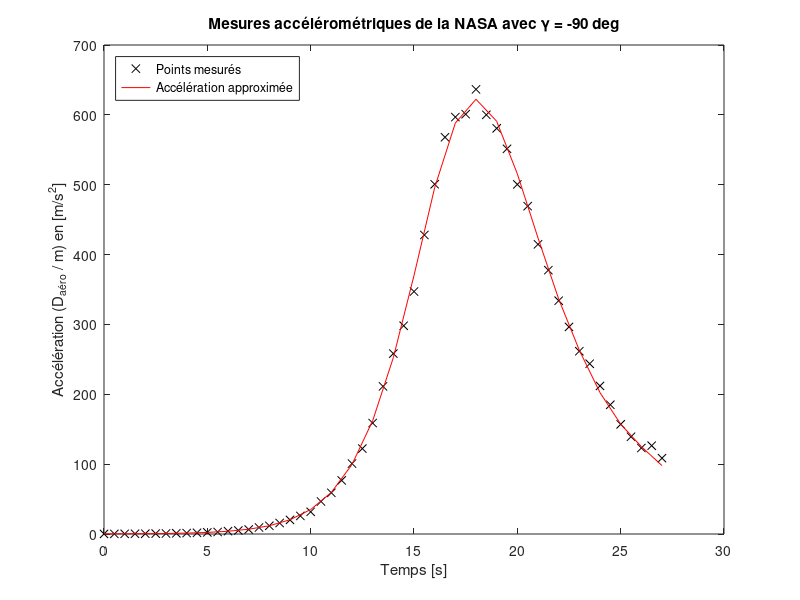
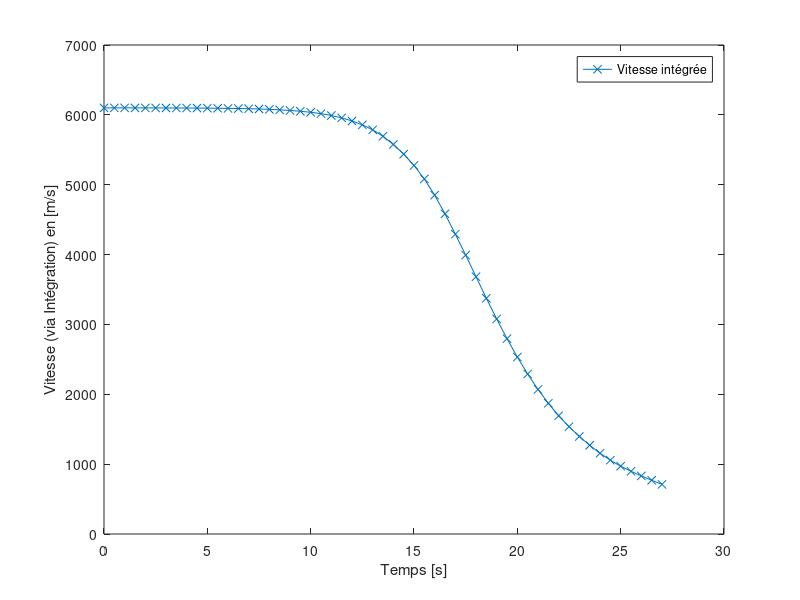
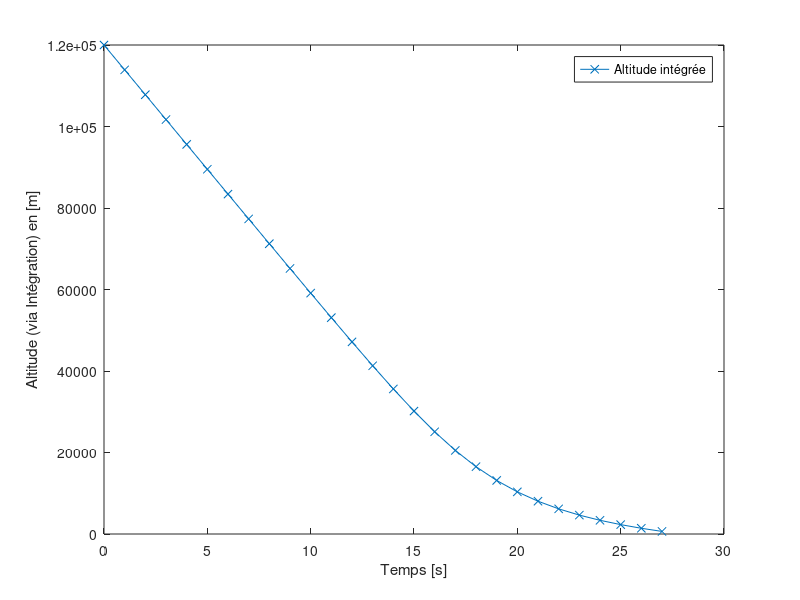
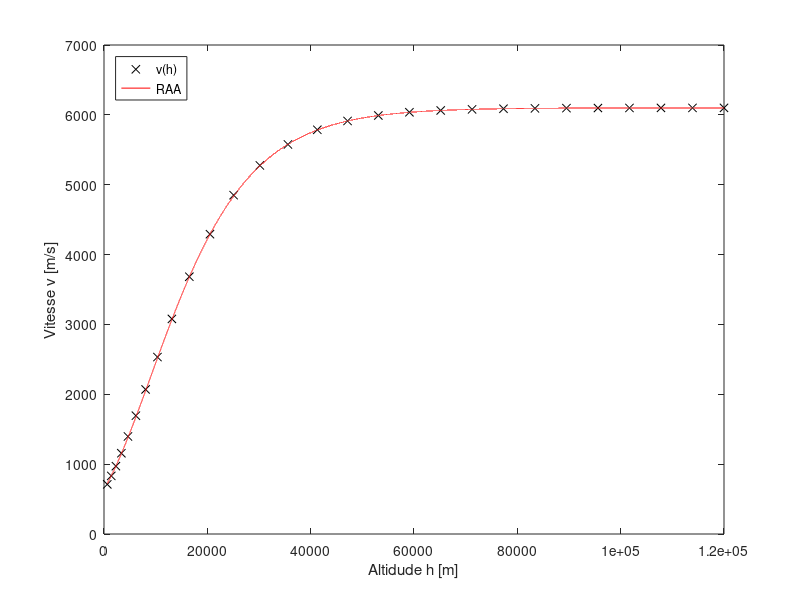

Write the MATLAB code that produced these figures, in order. (Note: this script raises an error after producing the figures.)
clc
clear all
close all

load Accelero_Data_from_NASA

% ======== Paramètres ========  %
% NOTE : Mettre tout les angles en RADIANS dans les équations

m = 50;                 % kg            Masse de la capsule)
J = 1.5;                % kg-m^2        Inertie de la capsule)
R_mars = 3397e3;        % m             Rayon de mars
mu_mars = 42830e9;      % m^3/s^2       Paramètre grav. de Mars
%rho0 = ???             % ???           Densité atmosphérique à h0
%hs = ???               % ???           Facteur d'échelle de la densité
S = 0.8;                % m^2           Surface aéro. de la capsule
d = 0.05;               % m             Dimension aéro. de la capsule
CD0 = 1.2;              %               Coefficient de la trainée
CLa = 0.8;              %               Coefficient de la portance
CMa = -0.07;            %               Coefficient de couple
CMq = -0.05;            %               Coefficient d'amortissement
CMd = 0.1;              %               Coefficient de volet aéro.

% ======== Condition intiales ======== %

v_ini = 6100;           % m/s
gamma_ini = -20.5;      % deg       !!!
gamma_ini_rad = deg2rad(gamma_ini);
h_ini = 120000;         % m
s_ini = 0.0;            % deg       !!!
theta_ini = -80;        % deg       !!!
theta_ini_rad = deg2rad(theta_ini);
q_ini = 0.0;            % deg/s     !!!


% ======== Condition finales désirées ======== %

v_fin1 = 250;           % m/s       
v_fin2 = 300;           % m/s
h_fin = 10000;          % m

% ======== Contraintes ======== %

Delta_t_lim = 40;        % s
P_dyn_max = 9500;        % N/m^2
D_aero_max = 2650;       % N (pas dépasser ça plus que 40s)
% │theta_cmd│ < 60 deg


%% Résultat de la NASA

% ======== Condition intiales ======== %

v_ini_nasa = 6100;          % m/s
gamma_ini_nasa = -90;       % deg       
h_ini_nasa = 120000;        % m
s_ini_nasa = 0.0;           % deg       
theta_ini_nasa = -90;       % deg       
q_ini_nasa = 0.0;           % deg/s     


% ======== Bruit de mesure et Paramètre Balistique ======== %
sigma_n = 0.035;            % ??? car sigma_n((a_mes-a_approx)/a_mes) donc mult ???
B = CD0*S/m;                % m^2/kg

%% Identification

% Intégrons les données pour obtenir v(h). On cherche donc deux set de
% données qui donne des v et des h pour des temps identiques qu'on met
% ensemble par la suite. a->v par Trapeze et v->h par Simpson. Int

% 1. Trapèze:
v_trap(1) = 0;  %Initialisation du vecteur
dt = t(2)-t(1);
%dt = (t(end) - t(1))/length(t)
for n = 2:length(acc_mes)
    v_trap(n) = dt/2 * (acc_mes(1) + acc_mes(n) + 2*sum(acc_mes(2:n-1)));
end
v_trap = -v_trap + v_ini_nasa; % Pour ajouter la vitesse initiale à t = 0;

% Erreur sur trapeze
fpa_v = (acc_mes(2)-acc_mes(1))/dt; 
fpb_v = (acc_mes(end)-acc_mes(end-1))/dt; 
err_v = abs(dt^2/12 * (fpb_v - fpa_v));

% 2. Simpson:
h_simp(1) = 0;  %Initialisation du vecteur
t_simp(1) = t(1);
for n = 3:2:length(v_trap)
    h_simp((n-1)/2+1) = dt/3 * (-v_trap(1) + -v_trap(n) + 4*sum(-v_trap(2:2:n-1)) + 2*sum(-v_trap(3:2:n-1)));
    t_simp((n-1)/2+1) = t(n);
end
h_simp = h_simp + h_ini_nasa; % Pour ajouter la hauteur initiale à t = 0;

% Erreur sur Simpson
fpppa_h = ( -v_trap(4) - -3*v_trap(3) + -3*v_trap(2) - -v_trap(1) )/dt^3; 
fpppb_h = ( -v_trap(end) - -3*v_trap(end-1) + -3*v_trap(end-2) - -v_trap(end-3) )/dt^3;
err_h = abs(dt^4/180 * (fpppb_h - fpppa_h));

% Les paires de données sont donc v_trap(1:2:end) et h_simp pour t_simp (ou
% t(1:2:end)

% 3. Approximation à 2 paramètres:
Pdyn = acc_mes*m/(S*CD0);

Y = log(2*Pdyn(1:2:end)./(v_trap(1:2:end)'.^2));
X = h_simp';

b_m = inv([length(X),sum(X);sum(X),sum(X.^2)])*[sum(Y);sum(Y.*X)];

hs = -1/b_m(2)      % hs = 11100 [m] ou 1.11e4 [km] selon google
rho0 = exp(b_m(1))  % rho0 = 0.020 kg/m^3 selon google

% 4.  Calcul de l'erreur RMS et R2
% RMS
a_approx = (S*CD0)/m * 1/2*rho0*exp(-h_simp/hs).*v_trap(1:2:end).^2;
E = sum((a_approx-acc_mes(1:2:end)').^2);
RMS_a = sqrt(1/length(acc_mes(1:2:end)) * E)   % NOTE : RMS de l'acceleration

% NOTE : R2 TOUJOURS calculée dans le domaine linéaire (Y,X)
Y_calc = log(rho0*exp(-h_simp/hs));
R2 = sum((Y_calc-mean(Y)).^2)/sum((Y-mean(Y)).^2);


% 5. Comparaison avec bruit de l'accelerometre + RMS absolue (a_mes-a_approx)
% et (a_mes-a_approx)/a_mes

RMS_a_relatif = sqrt(1/length(acc_mes(1:2:end)) * sum((((a_approx-acc_mes(1:2:end)'))./acc_mes(1:2:end)').^2));

% Graphiques 
figure
plot(t,acc_mes,'kx')
hold on
plot(t_simp,a_approx,'r')
hold off
xlabel('Temps [s]')
ylabel('Accélération (D_{aéro} / m) en [m/s^2]')
legend('Points mesurés','Accélération approximée','Location','NorthWest')
title('Mesures accélérométriques de la NASA avec \gamma = -90 deg')

figure
plot(t,v_trap,'-x')
xlabel('Temps [s]')
ylabel('Vitesse (via Intégration) en [m/s]')
legend('Vitesse intégrée','Location','NorthEast')

figure
plot(t_simp,h_simp,'-x')
xlabel('Temps [s]')
ylabel('Altitude (via Intégration) en [m]')
legend('Altitude intégrée','Location','NorthEast')


%% Validation de la RAA
h_raa = linspace(h_simp(1),h_simp(end),1e5);

% RAA - v(h) 
rho_raa = rho0 * exp(-h_raa/hs);
rho_raa_ini = rho0 * exp(-h_ini_nasa/hs);
v_raa = v_ini_nasa * exp(1/2 * B * hs * (rho_raa - rho_raa_ini)/sind(gamma_ini_nasa));

% RAA - a(h) sans gravité
a_raa = 1/2 * rho_raa .* v_raa.^2 * S*CD0/m;

%Graphiques
figure
plot(h_simp,v_trap(1:2:end),'xk')
hold on
plot(h_raa,v_raa,'r')
hold off
xlabel('Altidude h [m]')
ylabel('Vitesse v [m/s]')
legend('v(h)','RAA','Location','NorthWest')

figure
plot(h_simp,acc_mes(1:2:end),'xk')
hold on
plot(h_raa,a_raa,'r')
hold off
xlabel('Altidude h [m]')
ylabel('Accélération [m/s^2]')
legend('a_{mes}(h)','RAA','Location','NorthEast')


%% Vérification des limites structurelle de la capsule

% Exprimons la courbe Pdyn avec RAA+gravité et appliquons Newton-Rhapson
% sur celui-ci. Note: Ce Pdyn sera en fonction de h et le delta_t_lim sera
% fait a partir du delta_h trouver par newton-rhapson.
 

% 0. Calcu de delta_v_aero
delta_v_aero1 = v_fin1 - sqrt(v_ini^2 + 2*mu_mars*(1/(h_fin+R_mars) - 1/(h_ini+R_mars)));
delta_v_aero2 = v_fin2 - sqrt(v_ini^2 + 2*mu_mars*(1/(h_fin+R_mars) - 1/(h_ini+R_mars)));

% 1. Calcul de l'angle gamma_ref pour les deux vitesse terminales
% Rho final utilisé dans les calculs de gamma ref
rho_fin = rho0*exp(-h_fin/hs);

% Calculs gamma refs
gamma_ref1 = asind(0.5*B*hs*(rho_fin - rho_raa_ini)/(log(1 + delta_v_aero1/v_ini))); 
gamma_ref2 = asind(0.5*B*hs*(rho_fin - rho_raa_ini)/(log(1 + delta_v_aero2/v_ini))); 

% Je refais les vecteurs de v avec la raa
v_raa_ref1 =  v_ini_nasa * exp((1/2) * B * hs * (rho_raa - rho_raa_ini)./sind(gamma_ref1));
v_raa_ref2 =  v_ini_nasa * exp((1/2) * B * hs * (rho_raa - rho_raa_ini)./sind(gamma_ref2));

% Pour vfin1 = 250 m/s
P_dyn_ref1 = (1/2)* rho_raa .* v_raa_ref1.^2;
D_aero_ref1 = P_dyn_ref1*S*CD0;
P_dyn_max1 = max(P_dyn_ref1); % ON EST GOOD C'EST EN BAS DE 9500
F_ref1 = D_aero_ref1 - D_aero_max;

% Pour vfin2 = 300 m/s
P_dyn_ref2 = (1/2)* rho_raa .* v_raa_ref2.^2;
D_aero_ref2 = P_dyn_ref2*S*CD0;
P_dyn_max2 = max(P_dyn_ref2); % ON EST GOOD C'EST EN BAS DE 9500

% Affichage des Daero en fonction de l'altitde
figure
plot(h_raa, D_aero_ref1)
hold on
plot(h_raa, ones(length(h_raa), 1)*D_aero_max)
title('Daero selon altitude :  vfin = 250 m/s')
xlabel('Altitude h [m]')
ylabel('Trainee Daero [N]') 
hold off

figure
plot(h_raa, D_aero_ref2)
hold on
plot(h_raa, ones(length(h_raa), 1)*D_aero_max)
title('Daero selon altitude :  vfin = 300 m/s')
xlabel('Altitude h [m]')
ylabel('Trainee Daero [N]') 
hold off


% 2. Newton-Raphson
tol = 1e-10; % Donnée dans guide étudiant

% =======================     VFIN1 = 250 m/s   ========================= %
% ===================     c'est avec gamma_ref_1   ====================== %
% points de départ des itérations, voir graph pour comprendre
h_vfin1_1 = 19000; 
h_vfin1_2 = 40000; 

% rho est fonction de h
rho_vfin1_1 = rho0 * exp(-h_vfin1_1/hs);
rho_vfin1_2 = rho0 * exp(-h_vfin1_2/hs);

% v aussi fonction de h (Pour RAA)
v_vfin1_1 = v_ini_nasa * exp(1/2*B*hs*(rho_vfin1_1 - rho_raa_ini)/sind(gamma_ref1));
v_vfin1_2 = v_ini_nasa * exp(1/2*B*hs*(rho_vfin1_2 - rho_raa_ini)/sind(gamma_ref1));

% donc Pdyn est fonction de h
Pdyn_vfin1_1 = (1/2)*rho_vfin1_1*v_vfin1_1^2;
Pdyn_vfin1_2 = (1/2)*rho_vfin1_2*v_vfin1_2^2;

% donc Daero aussi
D_aero_vfin1_1 = Pdyn_vfin1_1*S*CD0;
D_aero_vfin1_2 = Pdyn_vfin1_2*S*CD0;

% On veut les valeurs qui croisent Daero max
F_vfin1_1 = D_aero_vfin1_1 - D_aero_max;
F_vfin1_2 = D_aero_vfin1_2 - D_aero_max;

% Dérivée de Daero par rapport à h (un peu dégueulasse)
% Je l'ai split en parties
diff_rho_vfin1_1 = (-rho0/hs)*exp(-h_vfin1_1/hs);
diff_v2_vfin1_1 = ((-v_ini_nasa^2*B*hs*rho0)/(sind(gamma_ref1)*hs)) * exp(-h_vfin1_1/hs) * exp(B*hs*(rho_vfin1_1-rho_raa_ini)/sind(gamma_ref1));

diff_rho_vfin1_2 = (-rho0/hs)*exp(-h_vfin1_2/hs);
diff_v2_vfin1_2 = ((-v_ini_nasa^2*B*hs*rho0)/(sind(gamma_ref1)*hs)) * exp(-h_vfin1_2/hs) * exp(B*hs*(rho_vfin1_2-rho_raa_ini)/sind(gamma_ref1));

% Voici le résultat
D_vfin1_1 = (S*CD0/2)*(diff_rho_vfin1_1*v_vfin1_1^2 + diff_v2_vfin1_1*rho_vfin1_1);
D_vfin1_2 = (S*CD0/2)*(diff_rho_vfin1_1*v_vfin1_2^2 + diff_v2_vfin1_2*rho_vfin1_2);

% Itérations Newton Raphson
% Premier h 
count1 = 0;
while abs(F_vfin1_1) > tol
    % Nouveau h selon Newton-Raphson
    h_vfin1_1 = h_vfin1_1 - F_vfin1_1/D_vfin1_1;
    
    % Recalcul avec ce h -> rho -> v -> Pdyn -> Daero -> F ->dérivée Daero
    rho_vfin1_1 = rho0 * exp(-h_vfin1_1/hs);
    v_vfin1_1 = v_ini_nasa * exp(1/2*B*hs*(rho_vfin1_1 - rho_raa_ini)/sind(gamma_ref1));
    Pdyn_vfin1_1 = 1/2*rho_vfin1_1*v_vfin1_1^2;
    D_aero_vfin1_1 = Pdyn_vfin1_1*S*CD0;
    F_vfin1_1 = D_aero_vfin1_1 - D_aero_max;
    
    % Partie utilisée dans dérivée
    diff_rho_vfin1_1 = (-rho0/hs)*exp(-h_vfin1_1/hs);
    diff_v2_vfin1_1 = ((-v_ini_nasa^2*B*hs*rho0)/(sind(gamma_ref1)*hs)) * exp(-h_vfin1_1/hs) * exp(B*hs*(rho_vfin1_1-rho_raa_ini)/sind(gamma_ref1));
    
    D_vfin1_1 = (S*CD0/2)*(diff_rho_vfin1_1*v_vfin1_1^2 + diff_v2_vfin1_1*rho_vfin1_1);
    
    % Compteur pour éviter boucle infinie
    count1 = count1 + 1;
    if count1 > 500
        break;
    end
end

% Deuxieme h 
count2 = 0;
while abs(F_vfin1_2) > tol
    % Nouveau h selon Newton-Raphson
    h_vfin1_2 = h_vfin1_2 - F_vfin1_2/D_vfin1_2;
    
    % Recalcul avec ce h -> rho -> v -> Pdyn -> Daero -> F ->dérivée Daero
    rho_vfin1_2 = rho0 * exp(-h_vfin1_2/hs);
    v_vfin1_2 = v_ini_nasa * exp(1/2*B*hs*(rho_vfin1_2 - rho_raa_ini)/sind(gamma_ref1));
    Pdyn_vfin1_2 = 1/2*rho_vfin1_2*v_vfin1_2^2;
    D_aero_vfin1_2 = Pdyn_vfin1_2*S*CD0;
    F_vfin1_2 = D_aero_vfin1_2 - D_aero_max;
    
    % Partie utilisée dans dérivée
    diff_rho_vfin1_2 = (-rho0/hs)*exp(-h_vfin1_2/hs);
    diff_v2_vfin1_2 = ((-v_ini_nasa^2*B*hs*rho0)/(sind(gamma_ref1)*hs)) * exp(-h_vfin1_2/hs) * exp(B*hs*(rho_vfin1_2-rho_raa_ini)/sind(gamma_ref1));
    
    D_vfin1_2 = (S*CD0/2)*(diff_rho_vfin1_2*v_vfin1_2^2 + diff_v2_vfin1_2*rho_vfin1_2);
    
    % Compteur pour éviter boucle infinie
    count2 = count2 + 1;
    if count2 > 500
        break;
    end
end

% Vérification de la dérivée
for i = 1 : length(F_ref1)-1
    diff_approx(i) = (F_ref1(i+1) - F_ref1(i))/(h_raa(2)-h_raa(1));
    
    diff_rho = (-rho0/hs)*exp(-h_raa(i)/hs);
    diff_v2 = ((-B*hs*rho0*v_ini_nasa^2)/(sind(gamma_ref1)*hs)) * exp(-h_raa(i)/hs) * exp(B*hs*(rho_raa(i)-rho_raa_ini)/sind(gamma_ref1));
    
    D_NR1(i) = (S*CD0/2)*(diff_rho*v_raa_ref1(i)^2 + diff_v2*rho_raa(i));
end

% Graph dérivée et approximation 
figure
plot(h_raa(1:end-1), D_NR1)
hold on
plot(h_raa(1:end-1), diff_approx)
legend('Dérivée trouvée analytiquement', 'Dérivée approx.')
title('Comparaison des dérivées')

% =======================     VFIN1 = 300 m/s   ========================= %
% ===================     c'est avec gamma_ref_2   ====================== %
% points de départ des itérations, voir graph pour comprendre
h_vfin2_1 = 19000; 
h_vfin2_2 = 40000; 

% rho est fonction de h
rho_vfin2_1 = rho0 * exp(-h_vfin2_1/hs);
rho_vfin2_2 = rho0 * exp(-h_vfin2_2/hs);

% v aussi fonction de h (Pour RAA)
v_vfin2_1 = v_ini_nasa * exp(1/2*B*hs*(rho_vfin2_1 - rho_raa_ini)/sind(gamma_ref2));
v_vfin2_2 = v_ini_nasa * exp(1/2*B*hs*(rho_vfin2_2 - rho_raa_ini)/sind(gamma_ref2));

% donc Pdyn est fonction de h
Pdyn_vfin2_1 = (1/2)*rho_vfin2_1*v_vfin2_1^2;
Pdyn_vfin2_2 = (1/2)*rho_vfin2_2*v_vfin2_2^2;

% donc Daero aussi
D_aero_vfin2_1 = Pdyn_vfin2_1*S*CD0;
D_aero_vfin2_2 = Pdyn_vfin2_2*S*CD0;

% On veut les valeurs qui croisent Daero max
F_vfin2_1 = D_aero_vfin2_1 - D_aero_max;
F_vfin2_2 = D_aero_vfin2_2 - D_aero_max;

% Dérivée de Daero par rapport à h (un peu dégueulasse)
% Je l'ai split en parties
diff_rho_vfin2_1 = (-rho0/hs)*exp(-h_vfin2_1/hs);
diff_v2_vfin2_1 = ((-v_ini_nasa^2*B*hs*rho0)/(sind(gamma_ref2)*hs)) * exp(-h_vfin2_1/hs) * exp(B*hs*(rho_vfin2_1-rho_raa_ini)/sind(gamma_ref2));

diff_rho_vfin2_2 = (-rho0/hs)*exp(-h_vfin2_2/hs);
diff_v2_vfin2_2 = ((-v_ini_nasa^2*B*hs*rho0)/(sind(gamma_ref2)*hs)) * exp(-h_vfin2_2/hs) * exp(B*hs*(rho_vfin2_2-rho_raa_ini)/sind(gamma_ref2));

% Voici le résultat
D_vfin2_1 = (S*CD0/2)*(diff_rho_vfin2_1*v_vfin2_1^2 + diff_v2_vfin2_1*rho_vfin2_1);
D_vfin2_2 = (S*CD0/2)*(diff_rho_vfin2_1*v_vfin2_2^2 + diff_v2_vfin2_2*rho_vfin2_2);

% Itérations Newton Raphson
% Premier h 
count3 = 0;
while abs(F_vfin2_1) > tol
    % Nouveau h selon Newton-Raphson
    h_vfin2_1 = h_vfin2_1 - F_vfin2_1/D_vfin2_1;
    
    % Recalcul avec ce h -> rho -> v -> Pdyn -> Daero -> F ->dérivée Daero
    rho_vfin2_1 = rho0 * exp(-h_vfin2_1/hs);
    v_vfin2_1 = v_ini_nasa * exp(1/2*B*hs*(rho_vfin2_1 - rho_raa_ini)/sind(gamma_ref2));
    Pdyn_vfin2_1 = 1/2*rho_vfin2_1*v_vfin2_1^2;
    D_aero_vfin2_1 = Pdyn_vfin2_1*S*CD0;
    F_vfin2_1 = D_aero_vfin2_1 - D_aero_max;
    
    % Partie utilisée dans dérivée
    diff_rho_vfin2_1 = (-rho0/hs)*exp(-h_vfin2_1/hs);
    diff_v2_vfin2_1 = ((-v_ini_nasa^2*B*hs*rho0)/(sind(gamma_ref2)*hs)) * exp(-h_vfin2_1/hs) * exp(B*hs*(rho_vfin2_1-rho_raa_ini)/sind(gamma_ref2));
    
    D_vfin2_1 = (S*CD0/2)*(diff_rho_vfin2_1*v_vfin2_1^2 + diff_v2_vfin2_1*rho_vfin2_1);
    
    % Compteur pour éviter boucle infinie
    count3 = count3 + 1;
    if count3 > 500
        break;
    end
end

% Deuxieme h 
count4 = 0;
while abs(F_vfin2_2) > tol
    % Nouveau h selon Newton-Raphson
    h_vfin2_2 = h_vfin2_2 - F_vfin2_2/D_vfin2_2;
    
    % Recalcul avec ce h -> rho -> v -> Pdyn -> Daero -> F ->dérivée Daero
    rho_vfin2_2 = rho0 * exp(-h_vfin2_2/hs);
    v_vfin2_2 = v_ini_nasa * exp(1/2*B*hs*(rho_vfin2_2 - rho_raa_ini)/sind(gamma_ref2));
    Pdyn_vfin2_2 = 1/2*rho_vfin2_2*v_vfin2_2^2;
    D_aero_vfin2_2 = Pdyn_vfin2_2*S*CD0;
    F_vfin2_2 = D_aero_vfin2_2 - D_aero_max;
    
    % Partie utilisée dans dérivée
    diff_rho_vfin2_2 = (-rho0/hs)*exp(-h_vfin2_2/hs);
    diff_v2_vfin2_2 = ((-v_ini_nasa^2*B*hs*rho0)/(sind(gamma_ref2)*hs)) * exp(-h_vfin2_2/hs) * exp(B*hs*(rho_vfin2_2-rho_raa_ini)/sind(gamma_ref2));
    
    D_vfin2_2 = (S*CD0/2)*(diff_rho_vfin2_2*v_vfin2_2^2 + diff_v2_vfin2_2*rho_vfin2_2);
    
    % Compteur pour éviter boucle infinie
    count4 = count4 + 1;
    if count4 > 500
        break;
    end
end

% NOTE: h obtenus comparés avec les graphs et ils concordent

% 3. Durée t lim 

% Création du vecteur de vraa qui comporte les éléments > v à h trouvé
% v_moyen_1_vec = v_raa_ref1(v_vfin1_1 < v_raa_ref1);
% v_moyen_2_vec = v_raa_ref2(v_vfin2_1 < v_raa_ref1);
% 
% % Je savais pas comment le faire en une seule ligne so je refais m chose
% v_moyen_1_vec = v_moyen_1_vec(v_moyen_1_vec < v_vfin1_2);
% v_moyen_2_vec = v_moyen_2_vec(v_moyen_2_vec < v_vfin2_2);

% V moyen entre les deux h
v_moyen_1 = (v_vfin1_1 + v_vfin1_2)/2;
v_moyen_2 = (v_vfin2_1 + v_vfin2_2)/2;

% Calculs des tlim 
delta_tlim1 = (h_vfin1_1 - h_vfin1_2)/(v_moyen_1*sind(gamma_ref1));
delta_tlim2 = (h_vfin2_1 - h_vfin2_2)/(v_moyen_2*sind(gamma_ref2));

% RÉSULTATS OBTENUS < 40s ON EST GOOD

%% Commande de la dynamique de translation
tau = 0.25; %[s]
Kp_tra = 1/tau;


%% Commande de la dynamique de rotation
zeta = 0.7;
wn = 20; %[rad/s] !!!
% wn_deg = rad2deg(wn);
Kp_rot = wn^2;
Kd_rot = 2*zeta*wn;

%% Simulation
% Sauvegarde un fichier de constantes
% Conditions initiales et temps final
t_ini = 0;
z0 = [v_ini, gamma_ini_rad, h_ini, s_ini, theta_ini_rad, q_ini, t_ini];
tspan = [0, 111.5];
% pour 250 : 126
% pour 300: 112

reltol1 = 10e-10;
options = odeset('reltol', reltol1);
[t, z] = ode45('capsule', tspan, z0, options);

%% Validation de simulation
r_fin = R_mars + h_fin;
rho_fin = rho0*exp(-h_fin/hs);
rho = rho0*exp(-z(:,3)./hs);
r = (R_mars+z(:,3));

delta_v_aero = v_fin2 - sqrt(z(:,1).^2 + 2*mu_mars.*(1/r_fin - 1./r));
gamma_ref = asin((0.5 * B *hs *(rho_fin- rho))./(log(1+delta_v_aero./z(:,1))));

% Graphiques sans asservissement :
% Gamma
figure
% plot(t, rad2deg(gamma_ref))
% hold on
plot(t,rad2deg(z(:,2)))
ylabel('Angle [deg]')
xlabel('Temps [s]')
legend('\gamma (t)')
title('\gamma en fonction du temps')
grid on
grid minor

% v(h)
figure
plot(z(:,3)/1e3, z(:,1))
set(gca,'Xdir','reverse')
ylabel('Vitesse [m/s]')
xlabel('Altitude [km]')
legend('v(h)')
title("Vitesse de la capsule selon l'altitude")
grid on
grid minor

% theta(t) et alpha(t)
figure
plot(t,rad2deg(z(:,5)))
hold on
plot(t,rad2deg(z(:,5) - z(:,2)))
hold off
ylabel('Angles [deg]')
xlabel('Temps [s]')
legend('\theta(t)','\alpha(t)')
title('\alpha et \theta en fonction du temps')
grid on
grid minor

% q(t)
figure
plot(t,rad2deg(z(:,6)))
ylabel('q [deg/s]')
xlabel('Temps [s]')
legend('q(t)')
title('q en fonction du temps')
axis([0 110 -5 5])
grid on
grid minor

% Pdyn(t) et Daero(t)
Pdyn_sim = (1/2) * rho0*exp(-z(:,3)/hs) .* z(:,1).^2;
Daero_sim = Pdyn_sim*S*CD0;
figure
plot(t,Pdyn_sim)
hold on
plot(t,Daero_sim)
hold off
ylabel('Amplitude')
xlabel('Temps [s]')
legend('P{dyn}(t) [N/m^2]', 'D_{aéro}(t) [N]')
title('Pression dynamique et trainée en fonction du temps')
grid on
grid minor

% Delta_tlim
figure
plot(t,z(:,7))
ylabel('Intégrale du temps [s]')
xlabel('Temps [s]')
legend('Intégrale du temps','Location','Best')
title('Temps où Daero > Daero maximum')
grid on
grid minor